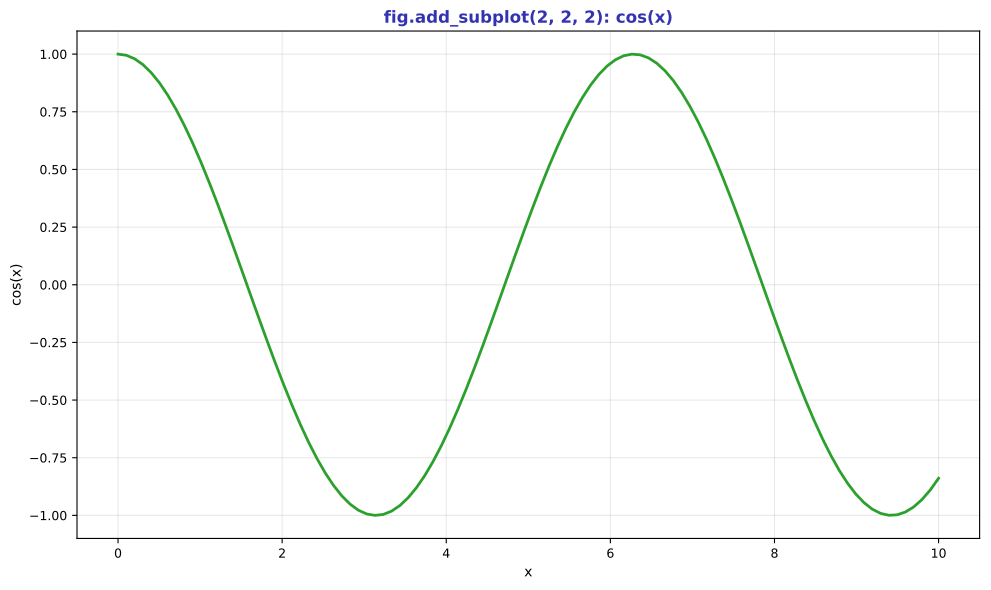

Recreate this plot in Python.
"""add_subplot Demo - Cos function"""
import matplotlib.pyplot as plt
import numpy as np
from pathlib import Path

plt.rcParams.update({
    'font.size': 10, 'axes.labelsize': 10, 'axes.titlesize': 11,
    'xtick.labelsize': 9, 'ytick.labelsize': 9, 'legend.fontsize': 9,
    'figure.figsize': (10, 6), 'figure.dpi': 150
})

MLPURPLE = '#3333B2'
MLGREEN = '#2CA02C'

fig, ax = plt.subplots(figsize=(10, 6))

x = np.linspace(0, 10, 100)
ax.plot(x, np.cos(x), color=MLGREEN, linewidth=2)
ax.set_title('fig.add_subplot(2, 2, 2): cos(x)', fontsize=12, fontweight='bold', color=MLPURPLE)
ax.set_xlabel('x', fontsize=10)
ax.set_ylabel('cos(x)', fontsize=10)
ax.grid(alpha=0.3)

plt.tight_layout()
plt.savefig(Path(__file__).parent / 'chart.pdf', dpi=300, bbox_inches='tight')
plt.close()
